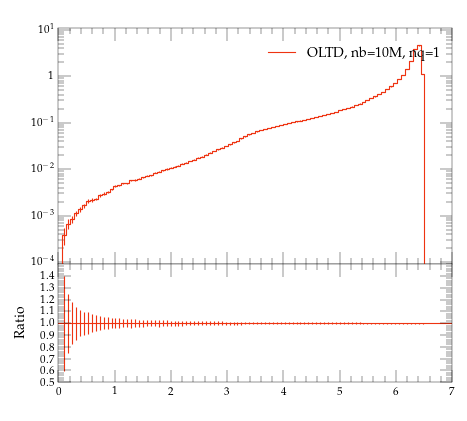

This chart was generated by the following Python code:
#! /usr/bin/env python

# This Python script was auto-generated using YODA v2.0.0.
# Analysis object: /evtb/inc_b_e
# Timestamp: 13-04-2024 (01:44:13)

import matplotlib as mpl
import matplotlib.pyplot as plt
mpl.use('Agg') # comment out for interactive use
import os
import numpy as np

plotDir = os.path.split(os.path.realpath(__file__))[0]
if 'YODA_USER_PLOT_PATH' in globals():
    plot_outdir = globals()['YODA_USER_PLOT_PATH']
else:
    plot_outdir = plotDir

#plot style
plt.style.use(os.path.join(plotDir, '../default.mplstyle'))
# plot metadata
figW, figH = plt.rcParams['figure.figsize']
ax_xLabel = r''
ax_yLabel = r''
ax_title  = r''
ax_xScale = 'linear'
ax_yScale = 'log'
xLims = (0.0, 7.0)
yLims = (9e-05, 11.0)

# TeX-friendly labels for the legend
labels = [ r"OLTD, nb=10M, nq=1" ]

# Create figure and axis objects
fig, (ax, ratio0_ax) = plt.subplots(2, 1, sharex=True,
                  figsize=(figW,figH), gridspec_kw={'height_ratios': (2, 1)})
ratio0_ax.yaxis.set_major_locator(mpl.ticker.MultipleLocator(0.1))
ratio0_ax.set_ylim(0.5, 1.4999)
ratio0_ax.set_ylabel('Ratio')

# LineColor map: curve index -> color
linecolors = {0: '#EE3311'}
# the numerical data is stored in a separate file
dataf = dict()
prefix = os.path.split(__file__)[0]
if prefix:    prefix = prefix + '/'
exec(open(prefix+'inc_b_e__data.py').read(), dataf)


legend_handles = [] # keep track of handles for the legend

# style options for curves
# starts at zorder>=5 to draw curve on top of legend
styles = {
  'curve0': {
    'color' : linecolors[0],
    'linestyle' : '-',
    'marker' : 'o',
    'zorder' : 5,
    'histstyle' : True,
  },
}
# curve from input yoda files in main panel
for label in dataf['yvals'].keys():
    if all(np.isnan(v) for v in dataf['yvals'][label]):
        continue
    tmp = None
    if styles[label]['histstyle']: # draw as histogram
        tmp, = ax.plot(dataf['xedges'], dataf['yedges'][label],
                       color=styles[label]['color'],
                       linestyle=styles[label]['linestyle'],
                       drawstyle='steps-pre', solid_joinstyle='miter',
                       zorder=styles[label]['zorder'], label=label)
        ax.errorbar(dataf['xpoints'], dataf['yvals'][label], color=styles[label]['color'],
                    xerr=dataf['xerrs'], yerr=[dataf['ydowns'][label], dataf['yups'][label]],
                    linestyle='none', zorder=styles[label]['zorder'])
    else: # draw as scatter
        tmp = ax.errorbar(dataf['xpoints'], dataf['yvals'][label],
                          xerr=dataf['xerrs'],
                          yerr=[ dataf['ydowns'][label],
                          dataf['yups'][label] ],
                          fmt=styles[label]['marker'],
                          ecolor=styles[label]['color'],
                          color=styles[label]['color'], zorder=2)
        tmp[-1][0].set_linestyle(styles[label]['linestyle'])
    legend_handles += [tmp]
    for varLabel in dataf['variation_yvals'].keys():
        if varLabel.startswith(label):
            tmp, = ax.plot(dataf['xedges'], dataf['variation_yvals'][varLabel],
                           color=styles[label]['color'],
                           linestyle=styles[label]['linestyle'],
                           drawstyle='steps-pre', solid_joinstyle='miter',
                           zorder=styles[label]['zorder'], alpha=0.5)


# plots on ratio panel
# curve from input yoda files in ratio panel
for label, yvals in dataf['ratio0_yvals'].items():
    if all(np.isnan(v) for v in yvals):
        continue
    if styles[label]['histstyle']: # plot as histogram
        ratio0_ax.plot(dataf['xedges'], yvals,
                       color=styles[label]['color'],
                       linestyle=styles[label]['linestyle'],
                       drawstyle='steps-pre', zorder=1,
                       solid_joinstyle='miter')
        ratio0_ax.vlines(dataf['xpoints'],
                         dataf['ratio0_ymin'][label],
                         dataf['ratio0_ymax'][label],
                         color=styles[label]['color'], zorder=1)
    else: # plot as scatter
        tmp = ratio0_ax.errorbar(dataf['xpoints'],
                                 yvals, xerr=dataf['xerrs'],
                                 yerr=dataf['ratio0_yerrs'][label],
                                 fmt=styles[label]['marker'],
                                 ecolor=styles[label]['color'],
                                 color=styles[label]['color'])
        tmp[-1][0].set_linestyle(styles[label]['linestyle'])

    for varlabel in dataf['ratio0_variation_vals'].keys():
        if varlabel.startswith(label):
            ratio0_ax.plot(dataf['xedges'],
                            dataf['ratio0_variation_vals'][varlabel],
                            color=styles[label]['color'],
                            linestyle=styles[label]['linestyle'],
                            drawstyle='steps-pre', solid_joinstyle='miter',
                            zorder=1, alpha=0.5)

legend_pos = (0.5, 0.97)
ax.legend(legend_handles, labels, loc='upper left', bbox_to_anchor=legend_pos)

# set plot metadata as defined above
ratio0_ax.set_xlabel(ax_xLabel)
ratio0_ax.xaxis.set_label_coords(1., -.15)
ax.set_ylabel(ax_yLabel, loc='top')
ax.set_title(ax_title, loc='left')
ax.set_xscale(ax_xScale)
ax.set_yscale(ax_yScale)
ax.set_xlim(xLims)
ax.set_ylim(yLims)

# tick formatting
plt.rcParams['xtick.top'] = True
plt.rcParams['ytick.right'] = True
ax.yaxis.set_major_locator(mpl.ticker.LogLocator(base=10.0, numticks=np.inf))
ax.yaxis.set_minor_locator(mpl.ticker.LogLocator(
                           base=10.0, subs=np.arange(0.1, 1, 0.1), numticks=np.inf))
fig.align_ylabels((ax, ratio0_ax))
plt.savefig(os.path.join(plot_outdir, 'inc_b_e.pdf'), format='PDF')
plt.savefig(os.path.join(plot_outdir, 'inc_b_e.png'), format='PNG')

plt.close(fig)
